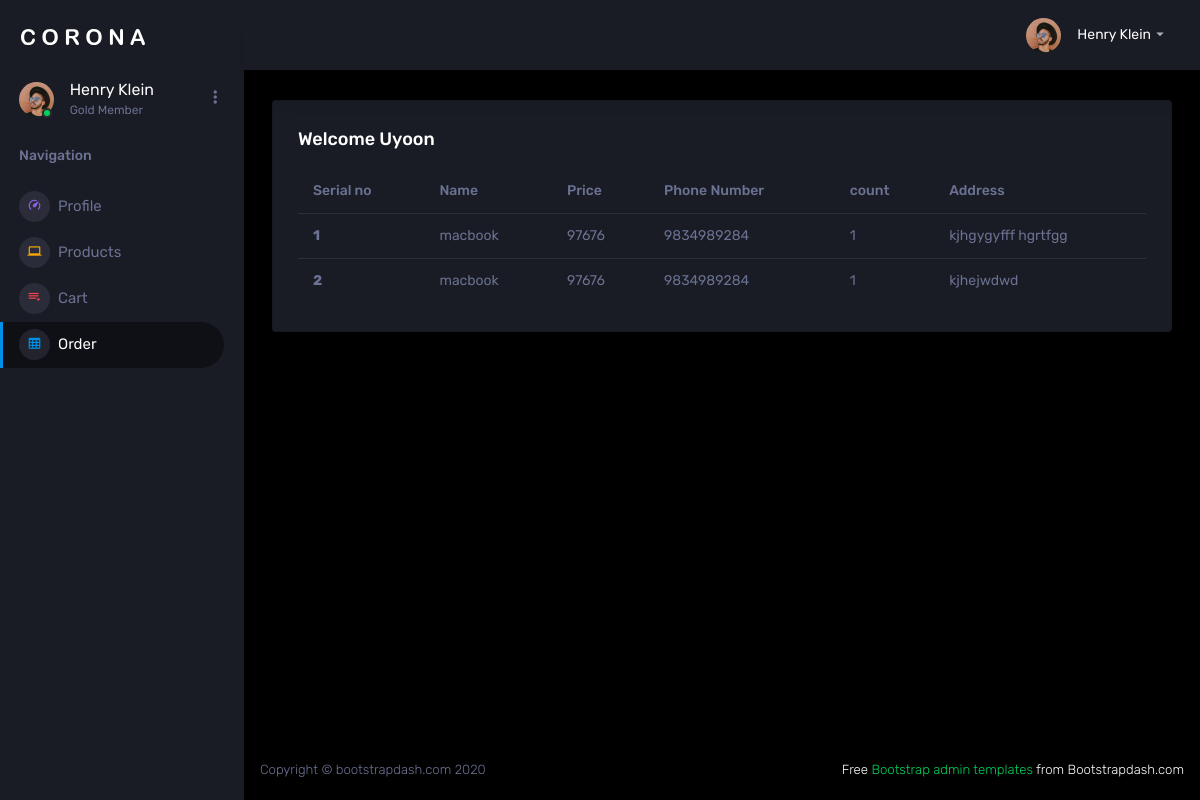
Page /order_list (signed in) on the earlier database version.
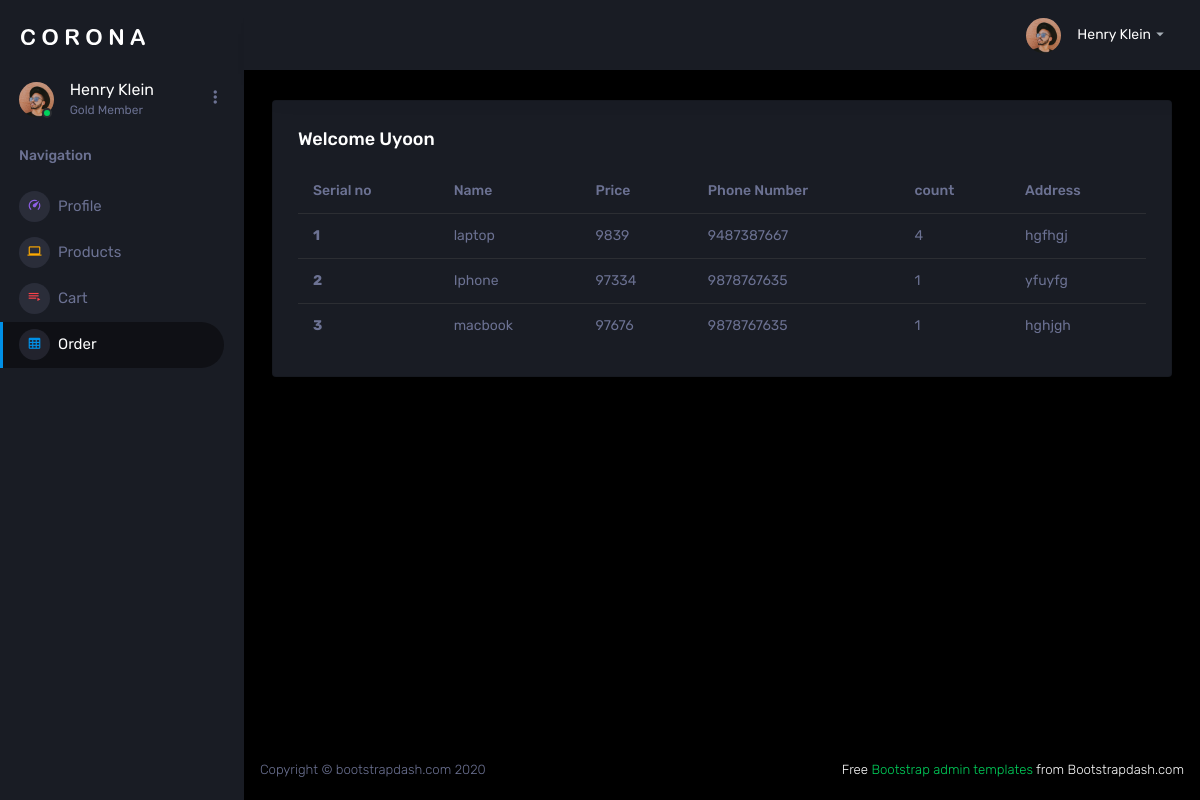
Same page on the later database version.
### new_app/models.py (models this page shows)
class BuyNow(models.Model):
    user =models.ForeignKey(Customer, on_delete=models.CASCADE, related_name= 'b_cart')
    product = models.ForeignKey(Product, on_delete=models.CASCADE, related_name='cart')
    status = models.BooleanField(default=0)
    count = models.IntegerField()
    delivery_address = models.TextField()
    delivery_phone_number = models.CharField(max_length=10)

class Product(models.Model):
    user = models.ForeignKey(Seller, on_delete=models.CASCADE, related_name='product')
    name = models.CharField(max_length=20)
    price = models.CharField(max_length=20)
    count = models.IntegerField()
    seller_image = models.ImageField(upload_to='product/')

### new_app/customer_views.py (the view)
# urls.py: path("order_list", customer_views.order_list, name="order_list"),
@login_required(login_url='login_view')
def order_list(request):
    user = request.user
    customer = Customer.objects.get(user=user)
    order = BuyNow.objects.filter(user=customer)
    return render(request,'customer/order_list.html',{'order1':order})

### templates/customer/order_list.html (shortened to what this page needs)
{% extends "customer/customer_base.html" %}
{% block content %}
<table class="table">
  <thead>
    <tr>
      <th scope="col">Serial no</th>
      <th scope="col">Name</th>
      <th scope="col">Price</th>
      <th scope="col">Phone Number</th>
      <th scope="col">count</th>
      <th scope="col">Address</th>
    </tr>
  </thead>
  <tbody>
  {% for i in order1 %}
    <tr>
      <th scope="row">{{ forloop.counter }}</th>
      <td>{{ i.product.name }}</td>
      <td>{{ i.product.price }}</td>
      <td>{{ i.delivery_phone_number }}</td>
      <td>{{ i.count }}</td>
      <td>{{ i.delivery_address }}</td>
    </tr>
  {% endfor %}
  </tbody>
</table>
{% endblock %}

Differences in the rows shown:
removed BuyNow: product.name "macbook", product.price "97676", delivery_phone_number "9834989284", count "1", delivery_address "kjhgygyfff hgrtfgg"
removed BuyNow: product.name "macbook", product.price "97676", delivery_phone_number "9834989284", count "1", delivery_address "kjhejwdwd"
added BuyNow: product.name "laptop", product.price "9839", delivery_phone_number "9487387667", count "4", delivery_address "hgfhgj"
added BuyNow: product.name "Iphone", product.price "97334", delivery_phone_number "9878767635", count "1", delivery_address "yfuyfg"
added BuyNow: product.name "macbook", product.price "97676", delivery_phone_number "9878767635", count "1", delivery_address "hghjgh"
